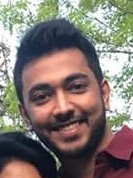
#> input picture dataset/manav/1.jpg, 133 x 178 px, given in place of the camera
$ python DataSet_Generator.py --cascade haarcascade_frontalface_default.xml --output out   (Python 2 division)
#> lines starting #> are read from the running program, lines starting #| are printed output that depends on the picture; after the words box and inside, x2 and y2 are one past the last pixel; in counts of white or black regions, pixels touching at a corner belong together
from imutils.video import VideoStream
import argparse
import imutils
import time
import cv2
import os

#Construct Arguments parser and parse the arguments

ap = argparse.ArgumentParser()

ap.add_argument("-c","--cascade",required=True,help = "path to where the face cascade resides")
ap.add_argument("-o","--output",required=True,help="path to output directory")

args = vars(ap.parse_args())

#Load Haar Cascade for face detection from folder
detector = cv2.CascadeClassifier(args["cascade"])

#Intialize the video camera streaming, allow camera sensor to warm-up and initialize the total
#number of examples faces written.
def load_effect():
    load=[".","..","..."]
    i=0
    while len(load):
        print(load[i])
	time.sleep(0.5)
        i+=1
	if i == 3:
		break


print("Video Streaming start")
load_effect()

vs = VideoStream(src=0).start() #src=0 is for webcam.
time.sleep(2.0)
total = 0 #Initial number of face stored

#Loop over the frames from the vs
while True:
    frame = vs.read()
#> frame is the input picture: shape (178, 133, 3); mean B, G, R 113.2, 119, 129.5
    orig = frame.copy()
    frame = imutils.resize(frame,width=400)
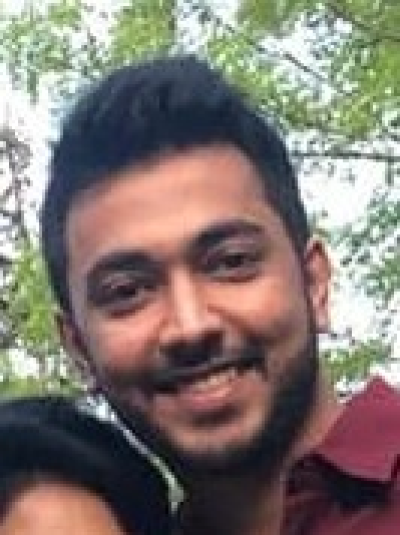
#> frame: shape (535, 400, 3); mean B, G, R 113.2, 119, 129.5
    #detect faces in the grayscale frame
    rects = detector.detectMultiScale(cv2.cvtColor(frame,cv2.COLOR_BGR2GRAY),
                                      scaleFactor=1.1, minNeighbors=5,minSize=(30,30))
#> rects = [[32, 148, 311, 311]]
    #Loop for face detection
    for (x, y, w, h) in rects:
        cv2.rectangle(frame,(x,y),(x+w,y+h),(0,255,0), 2)
#> this loop made 1 pass
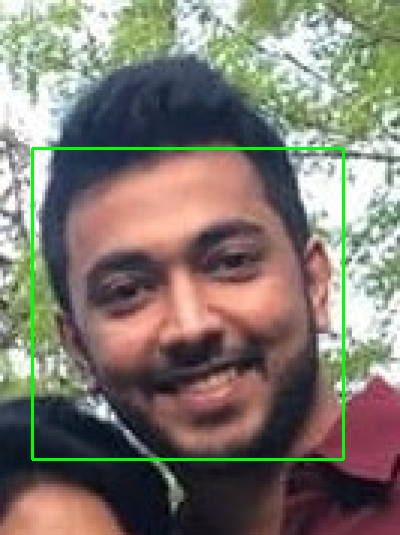
#> frame: shape (535, 400, 3); 1.74% of pixels changed, all inside (x1, y1, x2, y2) = (31, 147, 345, 461)
    cv2.imshow("Frame", frame)
    key = cv2.waitKey(1) & 0xFF
#> (key q is pressed here)

    # Here"c" key use to capture and store faces.
    if key == ord("c"):
        p = os.path.sep.join([args["output"],"{}.png".format(str(total).zfill(5))])
        cv2.imwrite(p,orig)
        total += 1
    #Here "q" key use to quit the loop
    elif key == ord("q"):
        break
#print the total number of face stored and do a bit of cleanup
print("{} face image stored".format(total))
print("cleaning up")
load_effect()
cv2.destroyAllWindows()
vs.stop()

$ run again, on dataset/manav/3.JPG
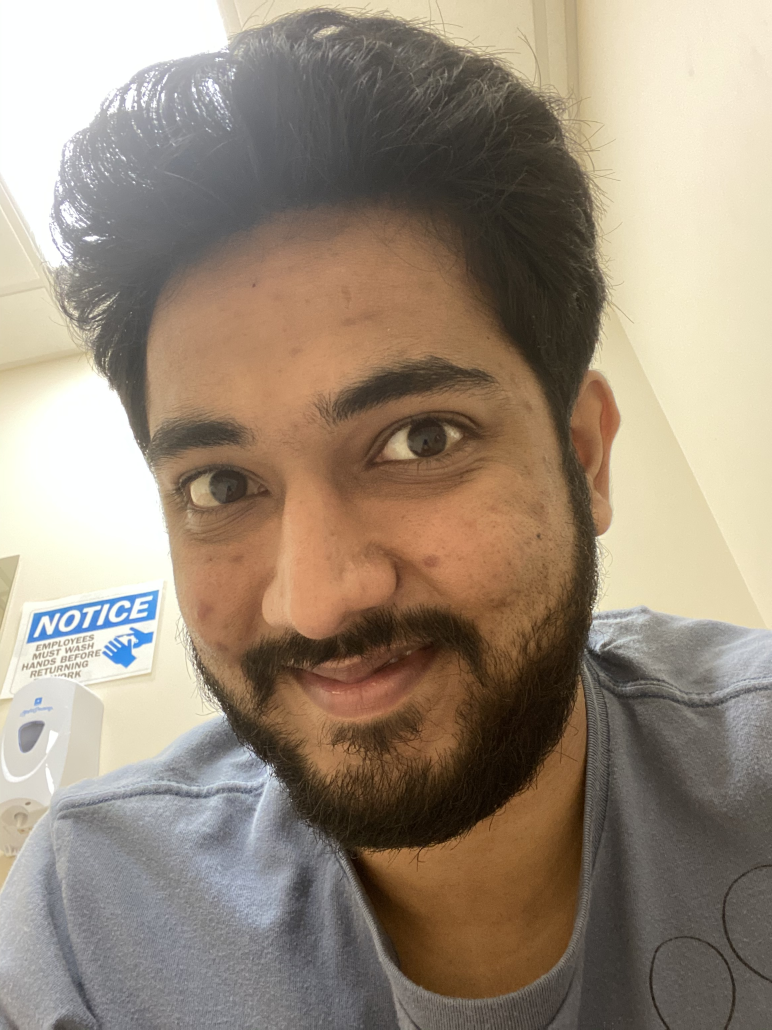
#> input picture dataset/manav/3.JPG, 2316 x 3088 px, given in place of the camera (shown at 1/3 size)
#> frame is the input picture: shape (3088, 2316, 3); mean B, G, R 122.4, 139.2, 153.9
#> `frame = imutils.resize(frame,width=400)`:
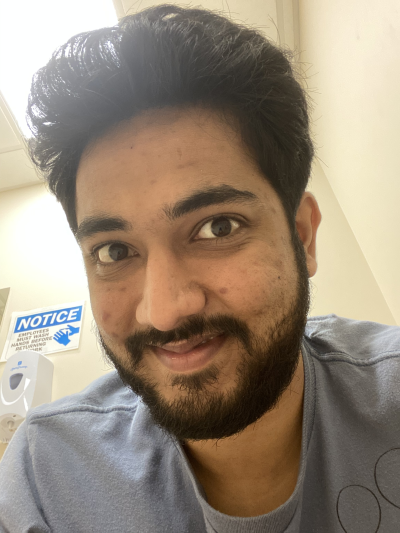
#> frame: shape (533, 400, 3); mean B, G, R 122.4, 139.2, 153.9
#> rects = [[21, 117, 309, 309]]
#> the loop `for (x, y, w, h) in rects:` made 1 pass
#> after the loop `for (x, y, w, h) in rects:`:
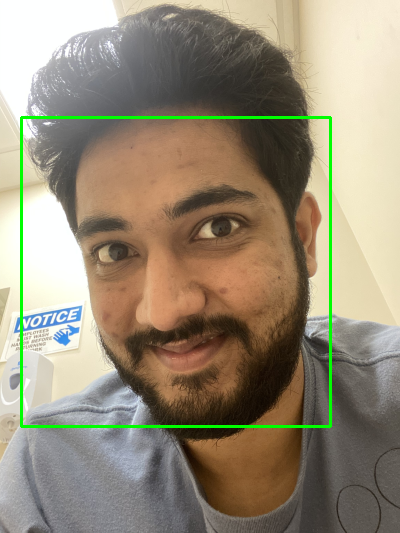
#> frame: shape (533, 400, 3); 1.74% of pixels changed, all inside (x1, y1, x2, y2) = (20, 116, 332, 428)

$ run again, on dataset/manav/4.JPG
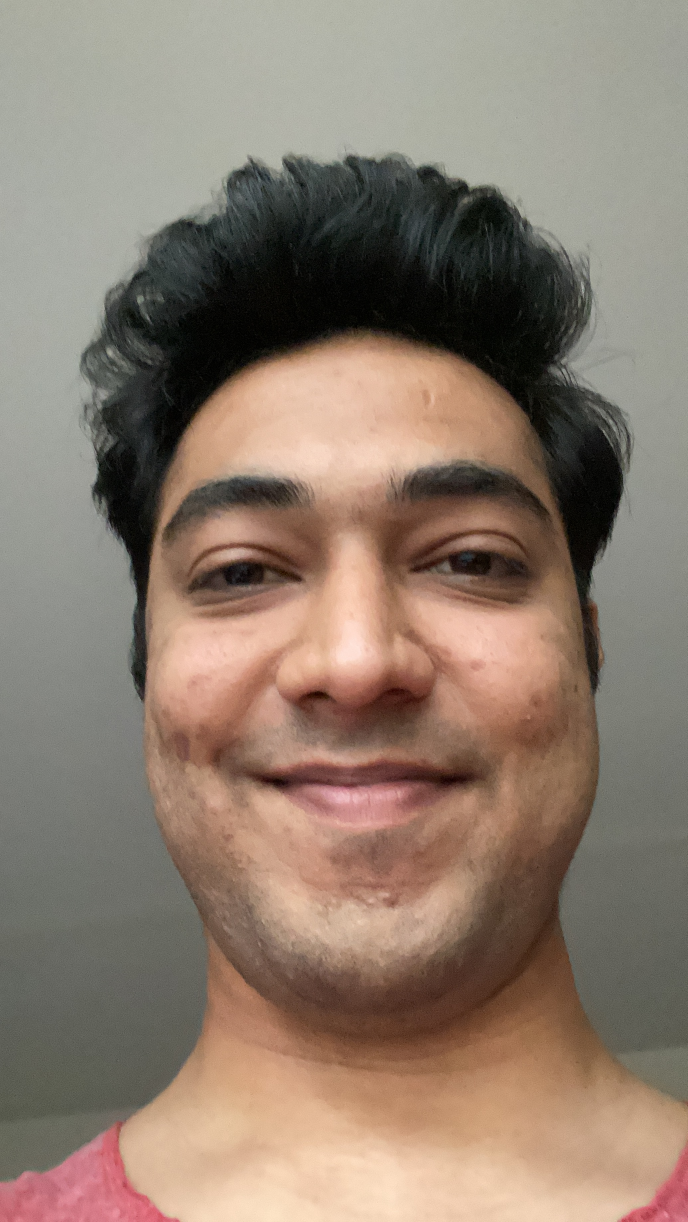
#> input picture dataset/manav/4.JPG, 2062 x 3664 px, given in place of the camera (shown at 1/3 size)
#> frame is the input picture: shape (3664, 2062, 3); mean B, G, R 110.6, 124.5, 141.6
#> `frame = imutils.resize(frame,width=400)`:
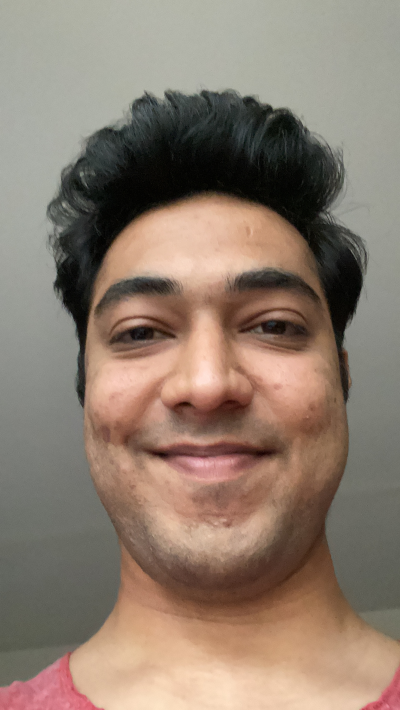
#> frame: shape (710, 400, 3); mean B, G, R 110.6, 124.5, 141.6
#> rects = [[48, 203, 318, 318]]
#> the loop `for (x, y, w, h) in rects:` made 1 pass
#> after the loop `for (x, y, w, h) in rects:`:
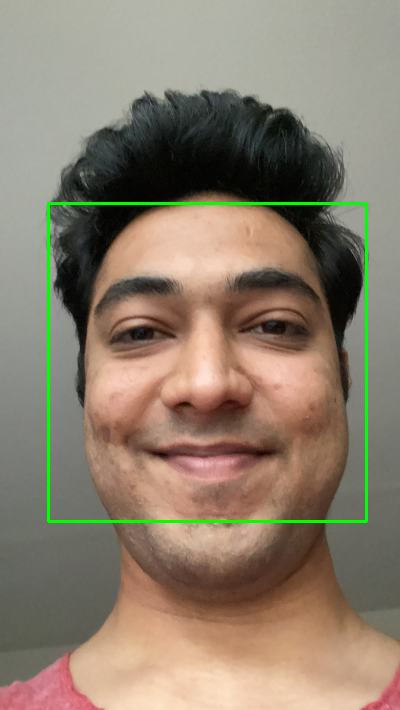
#> frame: shape (710, 400, 3); 1.34% of pixels changed, all inside (x1, y1, x2, y2) = (47, 202, 368, 523)
